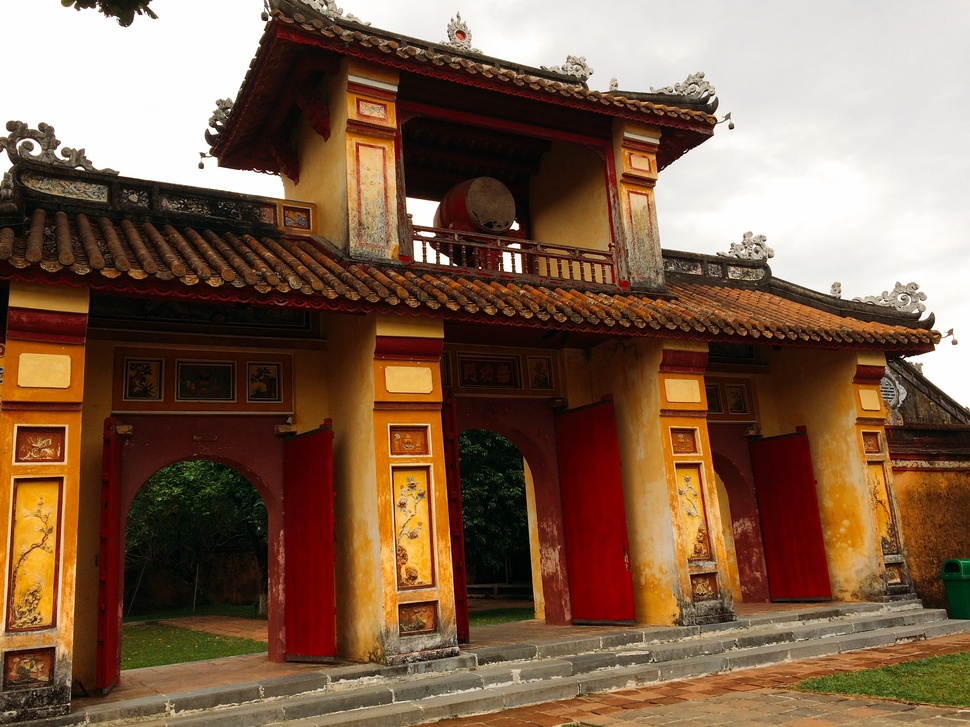
#> input picture Resource/Hue.JPG, 970 x 727 px, shrunk from 3264 x 2448 before the run, found by its file name
$ python chapter2.py
#> lines starting #> are read from the running program, lines starting #| are printed output that depends on the picture; after the words box and inside, x2 and y2 are one past the last pixel; in counts of white or black regions, pixels touching at a corner belong together
import cv2
import numpy as np

img = cv2.imread("Resource\Hue.JPG")
#> img is the input picture: shape (727, 970, 3); mean B, G, R 75.3, 97.7, 127.4
cv2.namedWindow("Canny Image", cv2.WINDOW_NORMAL) #Fixed Size Window

#Convert into Gray Scale
imgGray = cv2.cvtColor(img, cv2.COLOR_BGR2GRAY)
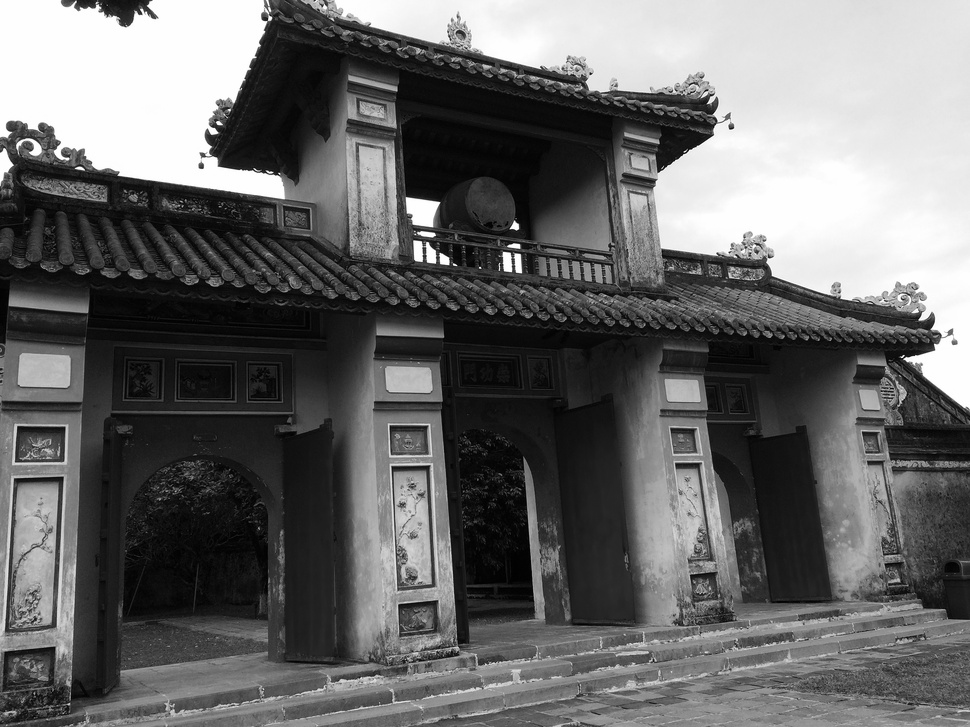
#> imgGray: shape (727, 970); min 0, max 255, mean 104
cv2.imshow("Gray Image",imgGray)
cv2.waitKey(0)

#Blur Image
imgBlur = cv2.GaussianBlur(imgGray,(7,7),0)
cv2.imshow("Blur Image",imgBlur)
cv2.waitKey(0)

# #Edges
imgCanny = cv2.Canny(img, 255/3, 255)
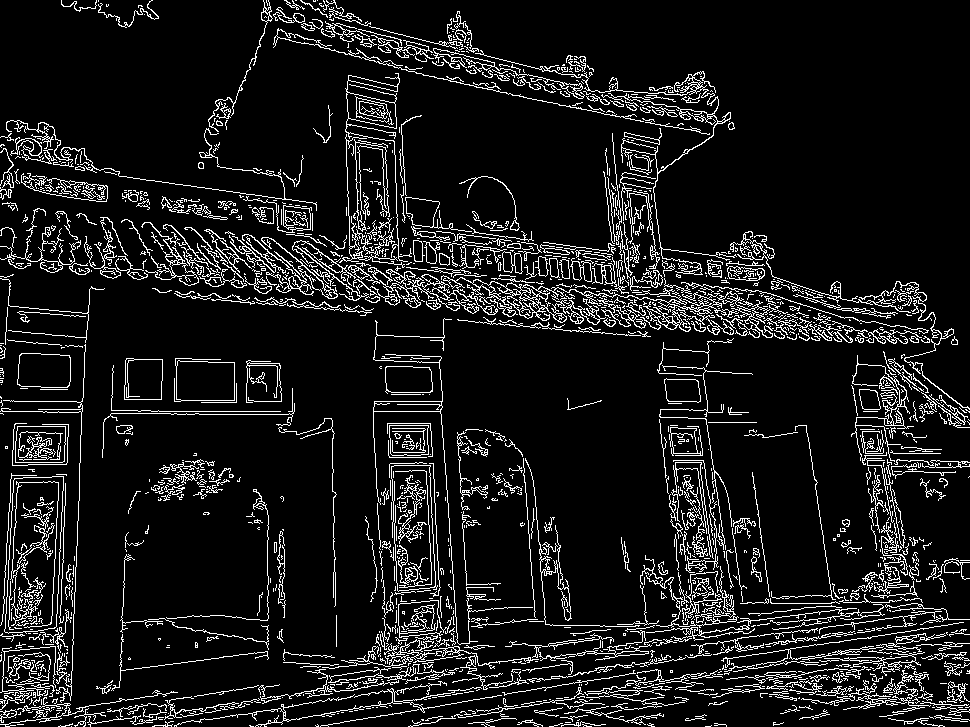
#> imgCanny: shape (727, 970); 10% white in thin lines or dots
cv2.imshow("Canny Image",imgCanny)
cv2.waitKey(0)

#Create kernel
kernel = np.ones((5,5), np.uint8)

#Dilation
imgDialte = cv2.dilate(imgCanny, kernel, iterations=1)
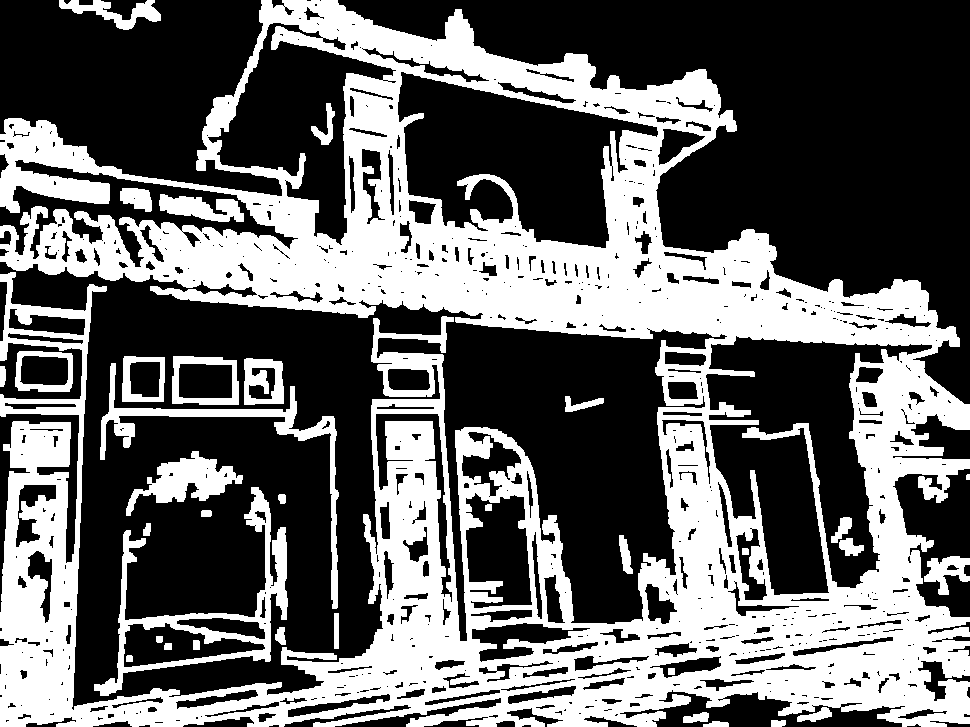
#> imgDialte: shape (727, 970); 39.5% white; 35 white regions, largest, box (x1, y1, x2, y2) and area: (0, 0, 970, 727) 252724, (94, 487, 288, 696) 6505, (100, 363, 339, 609) 4308
cv2.imshow("Dialation Image", imgDialte)
cv2.waitKey(0)

#Erosion
imgEroded = cv2.erode(imgDialte,kernel,iterations=1)
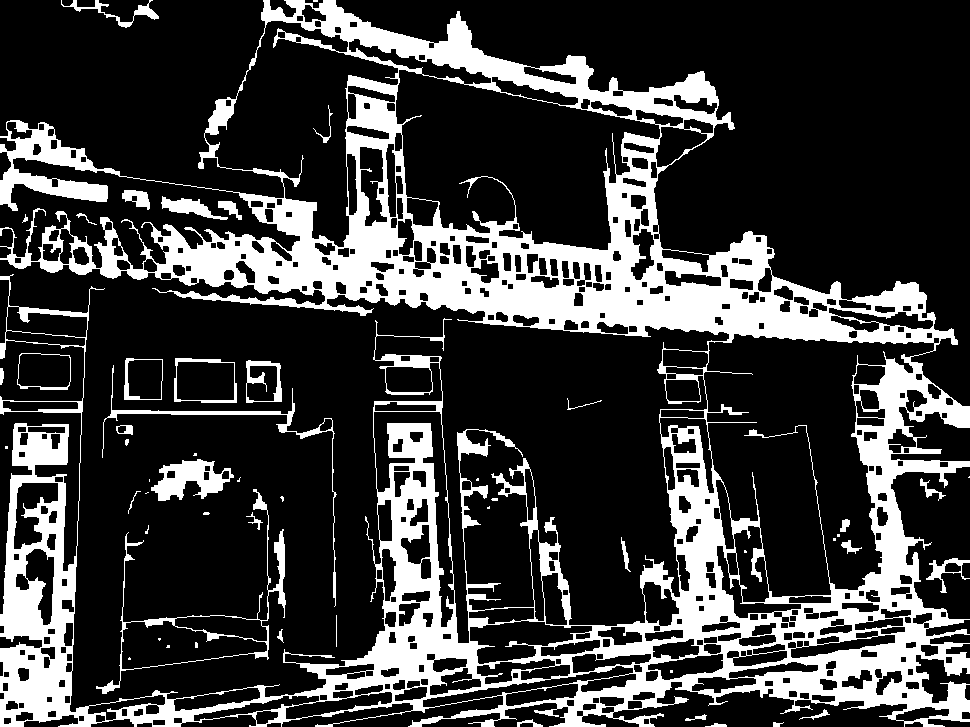
#> imgEroded: shape (727, 970); 23.6% white; 54 white regions (21 under 20 px), largest, box (x1, y1, x2, y2) and area: (0, 0, 970, 727) 156081, (96, 489, 286, 694) 2079, (151, 459, 234, 501) 1804
cv2.imshow("Erosion Image",imgEroded)
cv2.waitKey(0)
